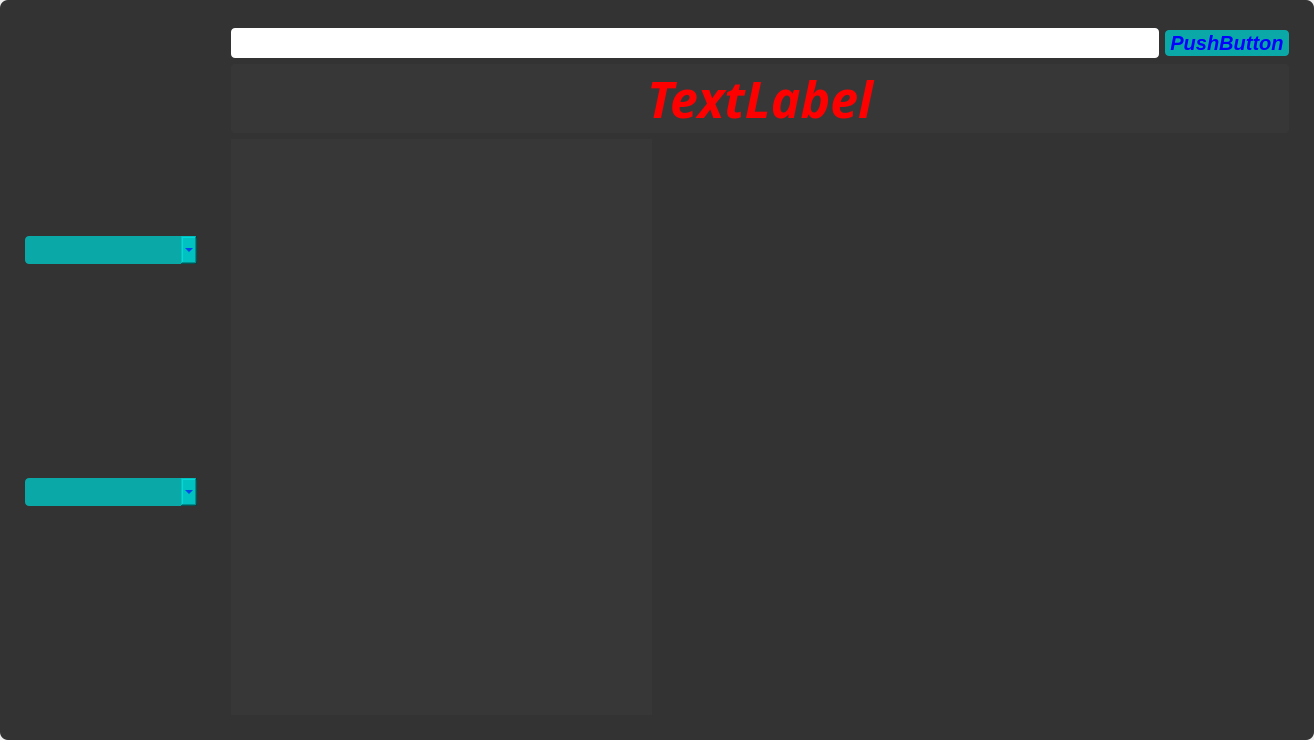
<?xml version="1.0" encoding="UTF-8"?>
<ui version="4.0">
 <class>myclassClass</class>
 <widget class="QMainWindow" name="myclassClass">
  <property name="geometry">
   <rect>
    <x>0</x>
    <y>0</y>
    <width>1314</width>
    <height>738</height>
   </rect>
  </property>
  <property name="windowTitle">
   <string>myclass</string>
  </property>
  <property name="styleSheet">
   <string notr="true">QLabel{
	font: 25 10pt &quot;微软雅黑&quot;;
	border-radius: 4px;
	background-color:rgba(60, 60, 60, 100);
	color:rgb(255,255,255);
}
QPushButton
{
	color:white;
}
QMessageBox
{
	color:white;
}
QComboBox
{
	background-color:rgba(0, 200, 200, 200);
	font-size:20px;
	color:blue;
	font-weight:bold;
	font-style:italic;
	border-radius: 4px;
	padding: 1px 5px;
}
QComboBox QAbstractItemView
{
	background:rgba(0, 200, 200, 200);
	font-size:20px;
	color:blue;
	font-weight:bold;
	font-style:italic;
}</string>
  </property>
  <widget class="QWidget" name="centralWidget">
   <property name="styleSheet">
    <string notr="true">QWidget#centralWidget{
	background-color: rgb(51, 51, 51);
	color:rgb(200,200,200);
border-radius: 8px;
}
</string>
   </property>
   <layout class="QGridLayout" name="gridLayout">
    <item row="0" column="0">
     <layout class="QHBoxLayout" name="horizontalLayout_3">
      <item>
       <widget class="QGroupBox" name="groupBox">
        <property name="minimumSize">
         <size>
          <width>200</width>
          <height>0</height>
         </size>
        </property>
        <property name="maximumSize">
         <size>
          <width>200</width>
          <height>16777215</height>
         </size>
        </property>
        <property name="styleSheet">
         <string notr="true">QPushButton#pushButton 
{
	background-color:rgba(0, 200, 200, 200);
	font-size:20px;
	color:blue;
	font-weight:bold;
	font-style:italic;
	border-radius:4px;
}
QGroupBox
{
	border: none;
}
QComboBox::item
{
	background:rgba(0, 200, 200, 200);
	font-size:20px;
	color:blue;
	font-weight:bold;
	font-style:italic;
}</string>
        </property>
        <property name="title">
         <string/>
        </property>
        <layout class="QVBoxLayout" name="verticalLayout">
         <item>
          <widget class="QComboBox" name="comboBox">
           <property name="styleSheet">
            <string notr="true">QComboBox::item
{
	background:rgba(0, 200, 200, 200);
	font-size:20px;
	color:blue;
	font-weight:bold;
	font-style:italic;
}</string>
           </property>
           <item>
            <property name="text">
             <string/>
            </property>
           </item>
           <item>
            <property name="text">
             <string>水果识别普通版</string>
            </property>
           </item>
           <item>
            <property name="text">
             <string>水果模型VIP</string>
            </property>
           </item>
          </widget>
         </item>
         <item>
          <widget class="QComboBox" name="comboBox_2">
           <property name="styleSheet">
            <string notr="true">QComboBox::item
{
	background:rgba(0, 200, 200, 200);
	font-size:20px;
	color:blue;
	font-weight:bold;
	font-style:italic;
}</string>
           </property>
           <item>
            <property name="text">
             <string/>
            </property>
           </item>
           <item>
            <property name="text">
             <string>水果识别中文</string>
            </property>
           </item>
           <item>
            <property name="text">
             <string>FruitsRecongition</string>
            </property>
           </item>
          </widget>
         </item>
        </layout>
       </widget>
      </item>
      <item>
       <widget class="QGroupBox" name="groupBox_2">
        <property name="styleSheet">
         <string notr="true">QLabel{
		border-radius:4px;
		background-color: rgba(60, 60, 60, 100);
		font-size:50px;
		color:red;
		font-weight:bold;
font-style:italic;
/*设置文本对齐方式，不支持text-align*/
qproperty-alignment:'AlignVcenter|AlignRight';/*设置文本垂直方向居中对齐，水平方向右对齐*/
}
QGroupBox
{
	border: none;
}
</string>
        </property>
        <property name="title">
         <string/>
        </property>
        <layout class="QVBoxLayout" name="verticalLayout_2" stretch="0,1,8">
         <item>
          <layout class="QHBoxLayout" name="horizontalLayout">
           <item>
            <widget class="QTextEdit" name="textEdit">
             <property name="maximumSize">
              <size>
               <width>16777215</width>
               <height>30</height>
              </size>
             </property>
             <property name="styleSheet">
              <string notr="true">font: 14pt &quot;Microsoft YaHei UI&quot;;
background-color: rgb(255, 255, 255);
border-radius: 4px;
padding: 1px 5px</string>
             </property>
            </widget>
           </item>
           <item>
            <widget class="QPushButton" name="pushButton_4">
             <property name="styleSheet">
              <string notr="true">QPushButton 
{
	background-color:rgba(0, 200, 200, 200);
	font-size:20px;
	color:blue;
	font-weight:bold;
	font-style:italic;
border-radius:4px;
padding: 1px 5px
}
QPushButton:hover 
{
    background-color: gray;
}
QPushButton:pressed 
{
    padding-top: 2px;
    padding-left: 1px;
}
QPushButton:disabled 
{
    color: gray;
}
</string>
             </property>
             <property name="text">
              <string>PushButton</string>
             </property>
            </widget>
           </item>
          </layout>
         </item>
         <item>
          <widget class="QLabel" name="label_2">
           <property name="font">
            <font>
             <family>微软雅黑</family>
             <pointsize>-1</pointsize>
             <weight>75</weight>
             <italic>true</italic>
             <bold>true</bold>
            </font>
           </property>
           <property name="styleSheet">
            <string notr="true"/>
           </property>
           <property name="text">
            <string>TextLabel</string>
           </property>
           <property name="scaledContents">
            <bool>true</bool>
           </property>
           <property name="alignment">
            <set>Qt::AlignCenter</set>
           </property>
          </widget>
         </item>
         <item>
          <layout class="QHBoxLayout" name="horizontalLayout_2" stretch="4,6">
           <item>
            <widget class="QPlainTextEdit" name="plainTextEdit">
             <property name="minimumSize">
              <size>
               <width>300</width>
               <height>576</height>
              </size>
             </property>
             <property name="styleSheet">
              <string notr="true">background-color: rgba(60, 60, 60, 100);
border: none;</string>
             </property>
             <property name="plainText">
              <string/>
             </property>
            </widget>
           </item>
           <item>
            <widget class="QLabel" name="label">
             <property name="styleSheet">
              <string notr="true">border-image:url(图标路径);
background-color:transparent;/*将背景色设置为透明，防止图片覆盖不到的区域有背景底色*/
color:#212129;/*设置显示文字的颜色*/
font:72pt &quot;Arial&quot;;/*设置字体和大小*/</string>
             </property>
             <property name="text">
              <string/>
             </property>
             <property name="textFormat">
              <enum>Qt::AutoText</enum>
             </property>
             <property name="pixmap">
              <pixmap>D:/C++/OpenCV/fruit-recognition-master (3)/fruit-recognition-master/fruit-identification/shuiguo.jpg</pixmap>
             </property>
             <property name="scaledContents">
              <bool>true</bool>
             </property>
            </widget>
           </item>
          </layout>
         </item>
        </layout>
       </widget>
      </item>
     </layout>
    </item>
   </layout>
  </widget>
 </widget>
 <layoutdefault spacing="6" margin="11"/>
 <resources>
  <include location="LSLFruitsRecognition.qrc"/>
 </resources>
 <connections/>
</ui>
